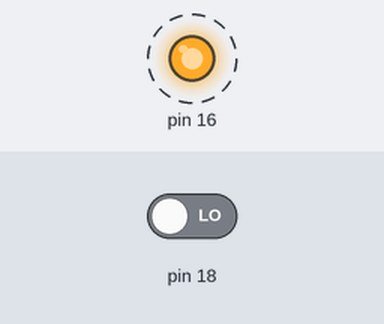
Simulated run of this program. Board: Raspberry Pi (header pin numbers). On the bench: output pins drawn as LEDs (lit = HIGH). Dashed ring = blinking. The inputs (shaded band) are chosen by the test bench; at power-on: pin 18 LOW.

Above: at 0.5 s.
Timing chart, 0 to 4.6 s (numbered marks = the images above):
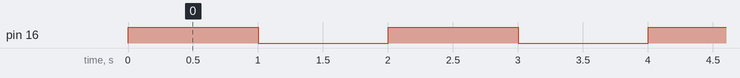

Measured:
- by itself, pin 16: alternates HIGH for 1.0 s and LOW for 1.0 s

The program:

push_button.py
```python
import RPi.GPIO as GPIO
import time


GPIO.setmode(GPIO.BOARD)
GPIO.setup(16, GPIO.OUT)
GPIO.setup(18, GPIO.IN)


while True:
    # blink while on
    GPIO.output(16, True)
    time.sleep(1)
    GPIO.output(16, False)
    time.sleep(1)
    # blink if button is pressed
    if (GPIO.input(18)):
        GPIO.output(16, True)
    else:
        GPIO.output(16, False)
```
